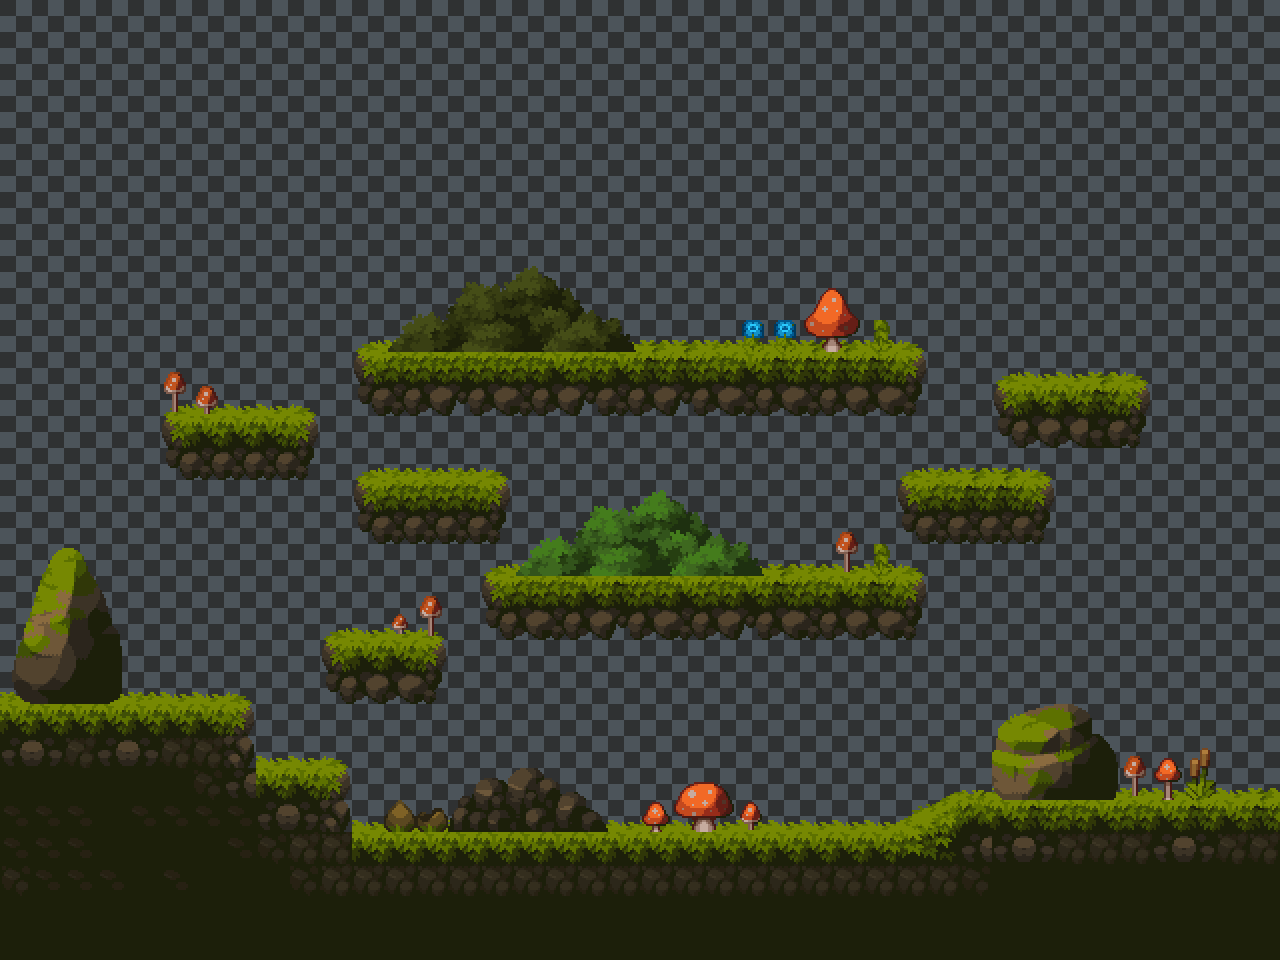

Rendered tile map (Tiled .tmx) drawn with the repository's tilesets; below, a short description and the map source with its tile grids summarised:
An orthogonal 40x30 tile map with 32x32 px tiles, 3 tile layers (Tile Layer 1, Tile Layer 2, Tile Layer 3), 7 tilesets and 55 objects (2x Portal).

<map version="1.10" tiledversion="1.11.2" orientation="orthogonal" renderorder="right-down" width="40" height="30" tilewidth="32" tileheight="32" infinite="0" nextlayerid="11" nextobjectid="133">
 <properties>
  <property name="BGM" value="Audio\BGM\Buff.mp3" />
  <property name="Name" value="깊은 숲속 1" />
  <property name="PPU" type="float" value="32" />
  <property name="ReturnMap" type="int" value="1" />
  <property name="SafeZone" type="bool" value="false" />
 </properties>
 <tileset firstgid="1" name="TemplateTileset" tilewidth="32" tileheight="32" tilecount="56" columns="7">
  <image source="../Tilesets/TemplateTileset.png" width="224" height="256" />
 </tileset>
 <tileset firstgid="57" name="Buildings-sheet" tilewidth="32" tileheight="32" tilecount="625" columns="25">
  <image source="../Tilesets/Forest/Buildings-sheet.png" width="800" height="800" />
 </tileset>
 <tileset firstgid="682" name="Hive-sheet" tilewidth="32" tileheight="32" tilecount="625" columns="25">
  <image source="../Tilesets/Forest/Hive-sheet.png" width="800" height="800" />
 </tileset>
 <tileset firstgid="1307" name="Interior-01-sheet" tilewidth="32" tileheight="32" tilecount="625" columns="25">
  <image source="../Tilesets/Forest/Interior-01-sheet.png" width="800" height="800" />
 </tileset>
 <tileset firstgid="1932" name="Props-Rocks-sheet" tilewidth="32" tileheight="32" tilecount="378" columns="18">
  <image source="../Tilesets/Forest/Props-Rocks-sheet.png" width="576" height="672" />
 </tileset>
 <tileset firstgid="2310" name="Tiles-sheet" tilewidth="32" tileheight="32" tilecount="625" columns="25">
  <image source="../Tilesets/Forest/Tiles-sheet.png" width="800" height="800" />
 </tileset>
 <tileset firstgid="2935" name="Tree-Assets-sheet" tilewidth="32" tileheight="32" tilecount="525" columns="21">
  <image source="../Tilesets/Forest/Tree-Assets-sheet.png" width="672" height="800" />
 </tileset>
 <layer id="3" name="Tile Layer 1" width="40" height="30">
  <data>[1200 cells, 1200 non-empty, 1 distinct tile ids]</data>
 </layer>
 <layer id="9" name="Tile Layer 2" width="40" height="30">
  <data>[1200 cells, 478 non-empty, 41 distinct tile ids]</data>
 </layer>
 <layer id="10" name="Tile Layer 3" width="40" height="30">
  <data>[1200 cells, 171 non-empty, 120 distinct tile ids]</data>
 </layer>
 <objectgroup id="5" name="Portal">
  <object id="8" name="Portal" type="Portal" x="160" y="704">
   <properties>
    <property name="ID" type="int" value="0" />
    <property name="ToID" type="int" value="0" />
    <property name="ToMap" type="int" value="1" />
   </properties>
   <point />
  </object>
  <object id="131" name="Portal" type="Portal" x="1192" y="800">
   <properties>
    <property name="ID" type="int" value="1" />
    <property name="ToID" type="int" value="0" />
    <property name="ToMap" type="int" value="3" />
   </properties>
   <point />
  </object>
 </objectgroup>
 <objectgroup id="2" name="Foothold">
  <properties>
   <property name="name" value="Unknown" />
   <property name="ppu" type="float" value="32" />
   <property name="unique_id" type="int" value="1" />
  </properties>
  <object id="64" x="0" y="704">
   <properties>
    <property name="ID" type="int" value="1" />
    <property name="Next" type="int" value="2" />
    <property name="Previous" type="int" value="0" />
    <property name="Type" type="int" value="0" />
   </properties>
   <polyline points="0,0 256,0" />
  </object>
  <object id="65" x="256" y="704">
   <properties>
    <property name="ID" type="int" value="2" />
    <property name="Next" type="int" value="3" />
    <property name="Previous" type="int" value="1" />
    <property name="Type" type="int" value="0" />
   </properties>
   <polyline points="0,0 0,64" />
  </object>
  <object id="66" x="256" y="768">
   <properties>
    <property name="ID" type="int" value="3" />
    <property name="Next" type="int" value="4" />
    <property name="Previous" type="int" value="2" />
    <property name="Type" type="int" value="0" />
   </properties>
   <polyline points="0,0 96,0" />
  </object>
  <object id="67" x="352" y="768">
   <properties>
    <property name="ID" type="int" value="4" />
    <property name="Next" type="int" value="5" />
    <property name="Previous" type="int" value="3" />
    <property name="Type" type="int" value="0" />
   </properties>
   <polyline points="0,0 0,64" />
  </object>
  <object id="68" x="352" y="832">
   <properties>
    <property name="ID" type="int" value="5" />
    <property name="Next" type="int" value="6" />
    <property name="Previous" type="int" value="4" />
    <property name="Type" type="int" value="0" />
   </properties>
   <polyline points="0,0 544,0" />
  </object>
  <object id="69" x="896" y="832">
   <properties>
    <property name="ID" type="int" value="6" />
    <property name="Next" type="int" value="7" />
    <property name="Previous" type="int" value="5" />
    <property name="Type" type="int" value="0" />
   </properties>
   <polyline points="0,0 64,-32" />
  </object>
  <object id="71" x="320" y="640">
   <properties>
    <property name="ID" type="int" value="8" />
    <property name="Next" type="int" value="0" />
    <property name="Previous" type="int" value="0" />
    <property name="Type" type="int" value="1" />
   </properties>
   <polyline points="0,0 128,0" />
  </object>
  <object id="78" x="896" y="480">
   <properties>
    <property name="ID" type="int" value="10" />
    <property name="Next" type="int" value="0" />
    <property name="Previous" type="int" value="0" />
    <property name="Type" type="int" value="1" />
   </properties>
   <polyline points="0,0 160,0" />
  </object>
  <object id="79" x="992" y="384">
   <properties>
    <property name="ID" type="int" value="11" />
    <property name="Next" type="int" value="0" />
    <property name="Previous" type="int" value="0" />
    <property name="Type" type="int" value="1" />
   </properties>
   <polyline points="0,0 160,0" />
  </object>
  <object id="85" x="160" y="416">
   <properties>
    <property name="ID" type="int" value="13" />
    <property name="Next" type="int" value="0" />
    <property name="Previous" type="int" value="0" />
    <property name="Type" type="int" value="1" />
   </properties>
   <polyline points="0,0 160,0" />
  </object>
  <object id="86" x="352" y="480">
   <properties>
    <property name="ID" type="int" value="14" />
    <property name="Next" type="int" value="0" />
    <property name="Previous" type="int" value="0" />
    <property name="Type" type="int" value="1" />
   </properties>
   <polyline points="0,0 160,0" />
  </object>
  <object id="87" x="480" y="576">
   <properties>
    <property name="ID" type="int" value="9" />
    <property name="Next" type="int" value="0" />
    <property name="Previous" type="int" value="0" />
    <property name="Type" type="int" value="1" />
   </properties>
   <polyline points="0,0 448,0" />
  </object>
  <object id="88" x="352" y="352">
   <properties>
    <property name="ID" type="int" value="12" />
    <property name="Next" type="int" value="0" />
    <property name="Previous" type="int" value="0" />
    <property name="Type" type="int" value="1" />
   </properties>
   <polyline points="0,0 576,0" />
  </object>
  <object id="132" x="960" y="800">
   <properties>
    <property name="ID" type="int" value="7" />
    <property name="Next" type="int" value="0" />
    <property name="Previous" type="int" value="6" />
    <property name="Type" type="int" value="0" />
   </properties>
   <polyline points="0,0 320,0" />
  </object>
 </objectgroup>
 <objectgroup id="6" name="SpawnPoint">
  <object id="91" x="416" y="832">
   <properties>
    <property name="ID" type="int" value="100001" />
   </properties>
   <point />
  </object>
  </objectgroup>
</map>
<!-- 38 of 55 objects omitted -->
